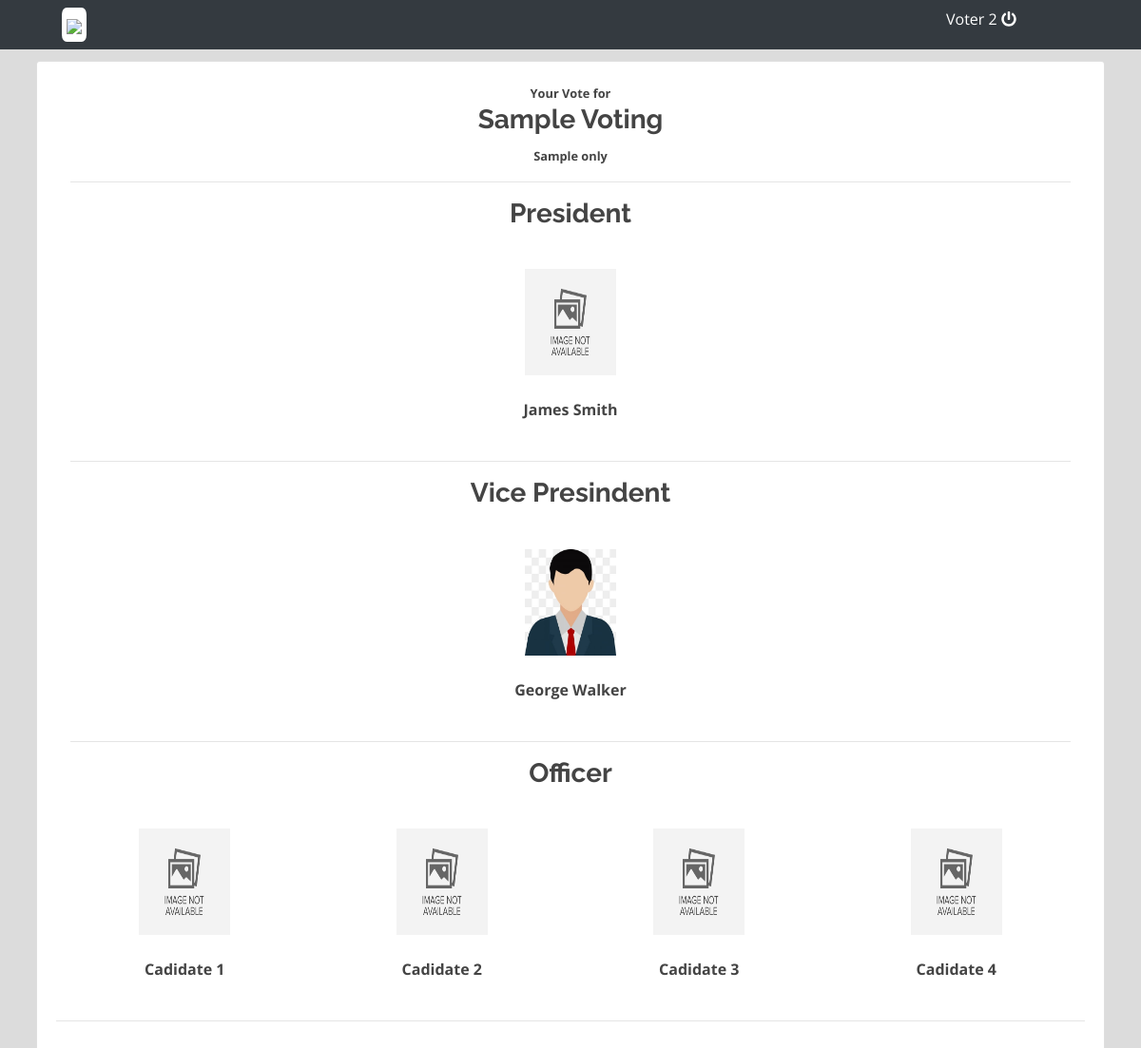
/voting.php?page=view_vote (signed in), run on the app's committed database.
### tables this page shows
CREATE TABLE `category_list` (
  `id` int(30) NOT NULL,
  `category` text NOT NULL
);

CREATE TABLE `votes` (
  `id` int(30) NOT NULL,
  `voting_id` int(30) NOT NULL,
  `category_id` int(30) NOT NULL,
  `voting_opt_id` int(30) NOT NULL,
  `user_id` int(30) NOT NULL
);

CREATE TABLE `voting_opt` (
  `id` int(30) NOT NULL,
  `voting_id` int(30) NOT NULL,
  `category_id` int(30) NOT NULL,
  `image_path` text NOT NULL,
  `opt_txt` text NOT NULL
);

### view_vote.php (the view, shortened to what this page needs)
<?php include('db_connect.php');?>
<?php
	$mvotes = $conn->query("SELECT * FROM votes where voting_id = $id and user_id = ".$_SESSION['login_id']." ");
	$vote_arr = array();
	while($row=$mvotes->fetch_assoc()){
		$vote_arr[$row['category_id']][] = $row;
	}
	$opts = $conn->query("SELECT * FROM voting_opt where voting_id=".$id);
	$opt_arr = array();
	while($row=$opts->fetch_assoc()){
		$opt_arr[$row['id']] = $row;
	}
?>
<div class="container-fluid">
	<div class="col-lg-12">
		<div class="card">
			<div class="card-body">
				<div class="col-lg-12">
					<div class="text-center">
						<small><b>Your Vote for</b></small>
						<h3><b><?php echo $title ?></b></h3>
						<small><b><?php echo $description; ?></b></small>
					</div>
					<?php
					$cats = $conn->query("SELECT * FROM category_list where id in (SELECT category_id from voting_opt where voting_id = '".$id."' )");
					while($row = $cats->fetch_assoc()):
					?>
						<hr>
						<div class="row mb-4">
							<div class="col-md-12">
									<div class="text-center">
										<h3><b><?php echo $row['category'] ?></b></h3>
									</div>
							</div>
						</div>
						<div class="row mt-3">
						<?php
						foreach ($vote_arr[$row['id']] as $voted) {
						?>
							<div class="candidate" style="position: relative;">
								<div class="item">
								<div style="display: flex">
									<img src="assets/img/<?php echo $opt_arr[$voted['voting_opt_id']]['image_path'] ?>" alt="">
								</div>
								<br>
								<div class="text-center">
									<large class="text-center"><b><?php echo ucwords($opt_arr[$voted['voting_opt_id']]['opt_txt']) ?></b></large>
								</div>
								</div>
							</div>
						<?php } ?>
						</div>
					<?php endwhile; ?>
				</div>
				<hr>
			</div>
		</div>
	</div>
</div>

### assets/css/style.css (style rules this page uses)
body { font-family: "Open Sans", sans-serif; color: #444444; width: 100%; height: calc(100%); }
h1, h2, h3, h4, h5, h6 { font-family: "Raleway", sans-serif; }

### voting.php (style rules this page uses)
body { background: #80808045; }

### view_vote.php (style rules this page uses)
.candidate { margin: auto; width: 16vw; padding: 10px; border-radius: 3px; margin-bottom: 1em }
.candidate img { height: 14vh; width: 8vw; margin: auto; }

### data on the page
category_list: category "President"
votes: voting_opt.image_path (placeholder picture), voting_opt.opt_txt "James Smith"
category_list: category "Vice Presindent"
votes: voting_opt.image_path (picture), voting_opt.opt_txt "George Walker"
category_list: category "Officer"
votes: voting_opt.image_path (placeholder picture), voting_opt.opt_txt "Cadidate 1"
votes: voting_opt.image_path (placeholder picture), voting_opt.opt_txt "Cadidate 2"
votes: voting_opt.image_path (placeholder picture), voting_opt.opt_txt "Cadidate 3"
votes: voting_opt.image_path (placeholder picture), voting_opt.opt_txt "Cadidate 4"

### other printed values
$_SESSION['login_name'] "Voter 2"
$title "Sample Voting"
$description "Sample only"
